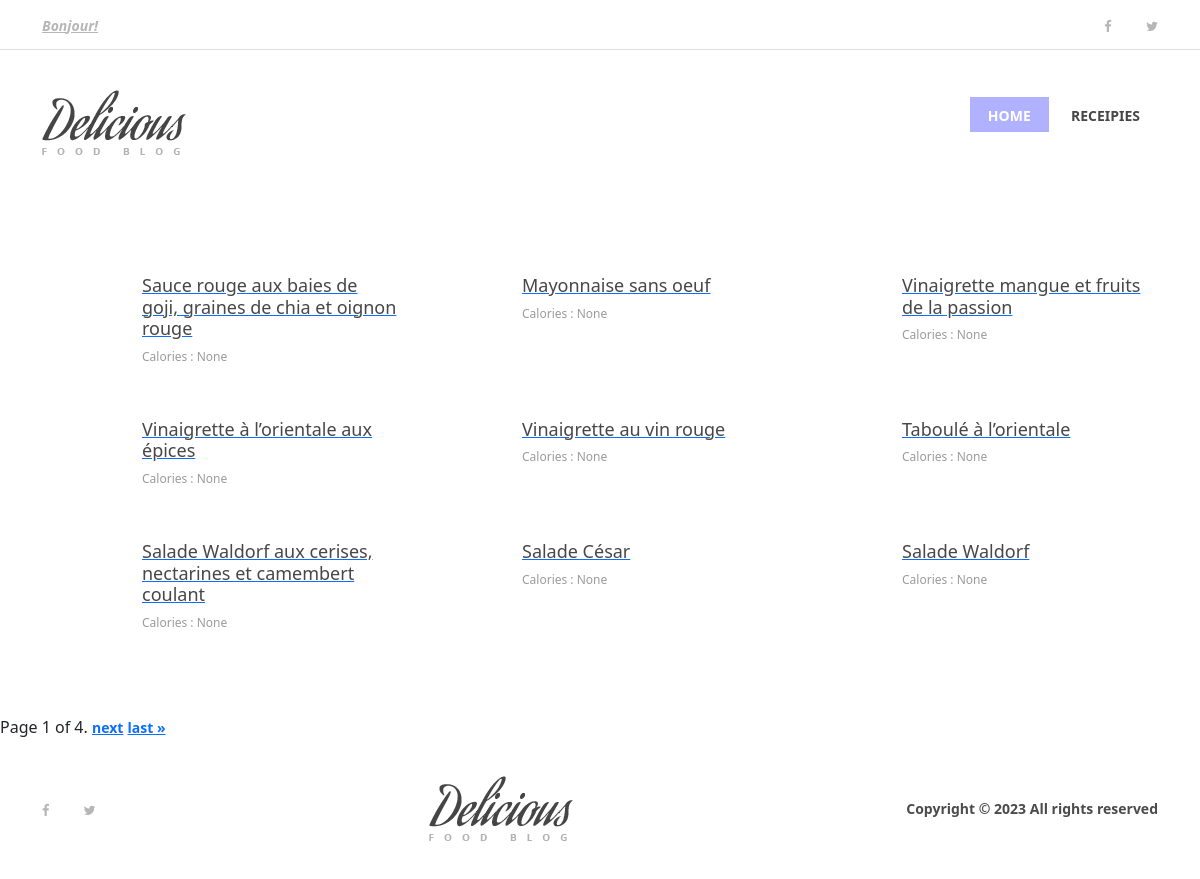
The app's page /recipes/ with its own data.
### mainapp/models.py (models this page shows)
class Recipe(models.Model):
    title = models.TextField()
    description = models.TextField(null=True)
    duration = models.CharField(max_length=50)
    nbrPersons = models.CharField(max_length=50, null=True)
    nbrCalories = models.CharField(max_length=50, null=True)
    difficulty = models.CharField(max_length=50, null=True)
    categories = models.ManyToManyField(Category)
    imageUrl = models.ImageField(upload_to='recipe_images', null=True, blank=True)

### mainapp/views.py (the view)
# urls.py: path("recipes/", views.recipe, name="recipes"),
def recipe(request):
    recipes = Recipe.objects.all().values()
    paginator = Paginator(recipes, 9)
    page_number = request.GET.get("page")
    page_obj = paginator.get_page(page_number)
    return render(
        request,
        'recipes.html',
        {
            'title': 'Recipe',
            'message': 'Your application description page.',
            "page_obj": page_obj,
            "recipes": recipes
        })

### mainapp/templates/recipes.html (shortened to what this page needs)
{% extends "base.html" %}
{% block content %}
    <section class="small-receipe-area section-padding-80-0">
      <div class="container">
        <div class="row">
           {% for recipe in page_obj %}
          <div class="col-12 col-sm-6 col-lg-4">
            <div class="single-small-receipe-area d-flex">
              <div class="receipe-thumb">
              </div>
              <div class="receipe-content">
                <a href="receipe-post.html">
                  <h5>{{ recipe.title }}</h5>
                </a>
                <p> Calories : {{ recipe.nbrCalories }}</p>
              </div>
            </div>
          </div>
          {% endfor %}
        </div>
      </div>
    </section>
    <div class="text-xs-center">
      <div class="pagination text-center">
        <span class="step-links">
            <span class="current">
                Page {{ page_obj.number }} of {{ page_obj.paginator.num_pages }}.
            </span>
            {% if page_obj.has_next %}
                <a href="?page={{ page_obj.next_page_number }}">next</a>
                <a href="?page={{ page_obj.paginator.num_pages }}">last &raquo;</a>
            {% endif %}
        </span>
      </div>
    </div>
{% endblock %}

### mainapp/templates/base.html (shortened to what this page needs)
<!DOCTYPE html>
<html lang="en">
<head>
    {% load static %}
    <link rel="stylesheet" href="{% static 'style.css' %}">
  	<link href="https://cdn.jsdelivr.net/npm/bootstrap@5.3.0-alpha3/dist/css/bootstrap.min.css" rel="stylesheet">
</head>
<body>
    <header class="header-area">
      <div class="top-header-area">
        <div class="container h-100">
          <div class="row h-100 align-items-center justify-content-between">
            <div class="col-12 col-sm-6">
              <div class="breaking-news">
                <div id="breakingNewsTicker" class="ticker">
                  <ul>
                    <li><a href="#">Bonjour!</a></li>
                  </ul>
                </div>
              </div>
            </div>
            <div class="col-12 col-sm-6">
              <div class="top-social-info text-right">
                <a href="#"
                  ><i class="fa fa-facebook" aria-hidden="true"></i
                ></a>
                <a href="#"><i class="fa fa-twitter" aria-hidden="true"></i></a>
              </div>
            </div>
          </div>
        </div>
      </div>
      <div class="delicious-main-menu">
        <div class="classy-nav-container breakpoint-off">
          <div class="container">
            <nav
              class="classy-navbar justify-content-between"
              id="deliciousNav"
            >
              <a class="nav-brand" href="index.html"
                ><img src="img/core-img/logo.png" alt=""
              /></a>
              <div class="classy-menu">
                <div class="classynav">
                  <ul>
                    <li class="active"><a href="{% url 'index' %}">Home</a></li>
                    <li><a href="{% url 'recipes' %}">Receipies</a></li>
                  </ul>
              </div>
              </div>
            </nav>
          </div>
        </div>
      </div>
    </header>
     {% block content %}{% endblock %}
    <footer class="footer-area">
      <div class="container h-100">
        <div class="row h-100">
          <div
            class="col-12 h-100 d-flex flex-wrap align-items-center justify-content-between"
          >
            <div class="footer-social-info text-right">
              <a href="#"><i class="fa fa-facebook" aria-hidden="true"></i></a>
              <a href="#"><i class="fa fa-twitter" aria-hidden="true"></i></a>
            </div>
            <div class="footer-logo">
              <a href="index.html"
                ><img src="img/core-img/logo.png" alt=""
              /></a>
            </div>
            <p>
              Copyright &copy;
              All rights reserved
            </p>
          </div>
        </div>
      </div>
    </footer>
</body>
</html>

### mainapp/static/style.css (style rules this page uses)
* { margin: 0; padding: 0; }
.container { display: flex; flex-direction: column; }
body { font-family: "Open Sans", sans-serif; font-size: 14px; }
h1, h2, h3, h4, h5, h6 { color: #000000; line-height: 1.3; font-weight: 600; }
p { color: #9b9b9b; font-size: 14px; line-height: 2; font-weight: 400; }
a, a:hover, a:focus { -webkit-transition-duration: 500ms; transition-duration: 500ms; text-decoration: none; outline: 0 solid transparent; color: #000000; font-weight: 600; font-size: 14px; color: #474747; }
ul, ol { margin: 0; }
ul li, ol li { list-style: none; }
img { height: auto; max-width: 100%; }
.section-padding-80-0 { padding-top: 80px; padding-bottom: 0; }
.header-area { position: relative; z-index: 100; width: 100%; }
.header-area .top-header-area { width: 100%; height: 50px; background-color: #ffffff; border-bottom: 1px solid #dddee9; }
.header-area .top-header-area .breaking-news { position: relative; z-index: 1; }
.header-area .top-header-area .breaking-news .ticker { width: 100%; text-align: left; position: relative; overflow: hidden; }
.header-area .top-header-area .breaking-news .ticker ul { width: 100%; position: relative; z-index: 1; }
.header-area .top-header-area .breaking-news .ticker ul li { display: none; width: 100%; }
.header-area .top-header-area .breaking-news .ticker ul li a { font-size: 14px; color: #b6b6b6; font-style: italic; }
.header-area .top-header-area .top-social-info a { display: inline-block; color: #b6b6b6; font-size: 13px; margin-right: 30px; }
.header-area .top-header-area .top-social-info a:last-child { margin-right: 0; }
.header-area .delicious-main-menu { position: relative; width: 100%; z-index: 100; height: 145px; }
.header-area .delicious-main-menu .classy-nav-container { background-color: transparent; }
.header-area .delicious-main-menu .classy-navbar { height: 145px; padding: 0; }
.header-area .delicious-main-menu .classy-navbar .classynav ul li a { font-weight: 600; }
.header-area .delicious-main-menu .classy-navbar .classynav > ul > li > a { text-transform: uppercase; padding: 12px 18px 11px; background-color: transparent; border-bottom: 3px solid transparent; line-height: 1; color: #474747; font-weight: 600; }
.header-area .delicious-main-menu .classy-navbar .classynav > ul > li.active > a { color: #ffffff; background-color: #B1B2FF; border-bottom: 3px solid #B1B2FF; }
.header-area .delicious-main-menu .classy-navbar .classynav > ul > li.active > a::after { color: #ffffff; }
.small-receipe-area { position: relative; z-index: 1; padding-bottom: 30px; }
.single-small-receipe-area { position: relative; z-index: 1; margin-bottom: 50px; }
.single-small-receipe-area .receipe-thumb { -webkit-box-flex: 0; -ms-flex: 0 0 100px; flex: 0 0 100px; max-width: 100px; width: 100px; padding-right: 20px; }
.single-small-receipe-area .receipe-content a { display: block; }
.single-small-receipe-area .receipe-content a h5 { color: #474747; font-size: 18px; margin-bottom: 5px; -webkit-transition-duration: 500ms; transition-duration: 500ms; }
.single-small-receipe-area .receipe-content p { font-size: 12px; margin-bottom: 0; color: #9b9b9b; }
.pagination { position: relative; z-index: 1; }
.footer-area { position: relative; z-index: 1; width: 100%; height: 140px; background-color: #ffffff; }
.footer-area .footer-social-info { padding-right: 15px; }
.footer-area .footer-social-info a { display: inline-block; color: #b6b6b6; font-size: 13px; margin-right: 30px; }
.footer-area .footer-social-info a:last-child { margin-right: 0; }
.footer-area p { color: #4b4b4b; font-weight: 600; margin-bottom: 0; padding-left: 15px; }

### records on screen
Recipe: title "Sauce rouge aux baies de goji, graines de chia et oignon rouge", nbrCalories "None"
Recipe: title "Mayonnaise sans oeuf", nbrCalories "None"
Recipe: title "Vinaigrette mangue et fruits de la passion", nbrCalories "None"
Recipe: title "Vinaigrette à l’orientale aux épices", nbrCalories "None"
Recipe: title "Vinaigrette au vin rouge", nbrCalories "None"
Recipe: title "Taboulé à l’orientale", nbrCalories "None"
Recipe: title "Salade Waldorf aux cerises, nectarines et camembert coulant", nbrCalories "None"
Recipe: title "Salade César", nbrCalories "None"
Recipe: title "Salade Waldorf", nbrCalories "None"

### other values on screen
{{ page_obj.number }} "1"
{{ page_obj.paginator.num_pages }} "4"
